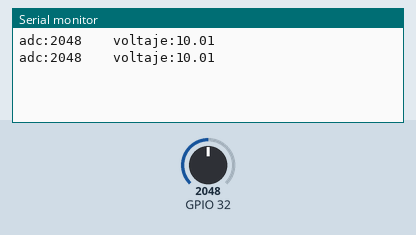
This sketch was run on a simulated ESP32. Parts: the last lines printed to the serial monitor. The test bench sets the inputs (shaded band); at power-on: GPIO 32 = 2048.

Above: at 3.8 s.
3.9 s: GPIO 32 set to 2866
At 6.8 s:
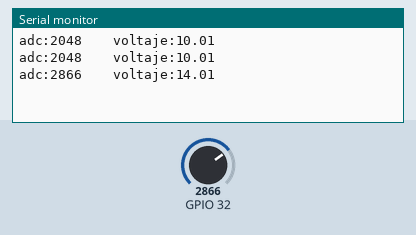
7.8 s: GPIO 32 set to 3603
At 10.2 s:
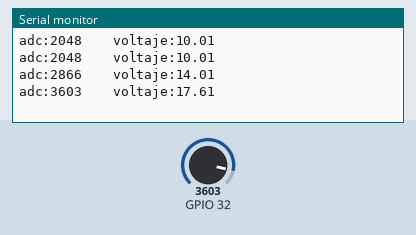
Timing chart, 0 to 11.7 s (numbered marks = the images above; inputs shaded):
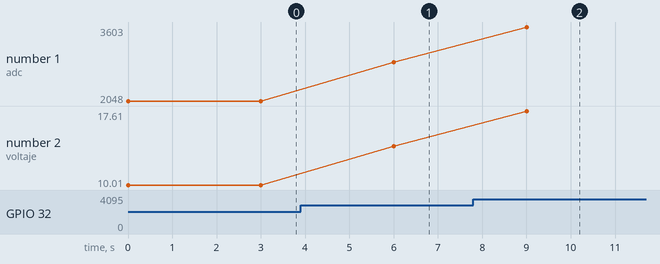

Measured:
- after the input at 3.9 s, the serial monitor: prints a new line after 2.1 s (image 1)
- after the input at 7.8 s, the serial monitor: prints a new line after 1.2 s (image 2)
- plotted number 1: 2048 → 2866 after the input at 3.9 s, 2866 → 3603 after the input at 7.8 s
- plotted number 2: 10.01 → 14.01 after the input at 3.9 s, 14.01 → 17.61 after the input at 7.8 s

The sketch:

MQ135_test.ino
```cpp
void setup() {
  Serial.begin(9600);
}

void loop() {

  int adc_MQ = analogRead(32); //Lemos la salida analógica del MQ
  float voltaje = adc_MQ * (5.0 / 1023.0); //Convertimos la lectura en un valor de voltaje

  Serial.print("adc:");
  Serial.print(adc_MQ);
  Serial.print("    voltaje:");
  Serial.println(voltaje);
  delay(3000);
}
```
